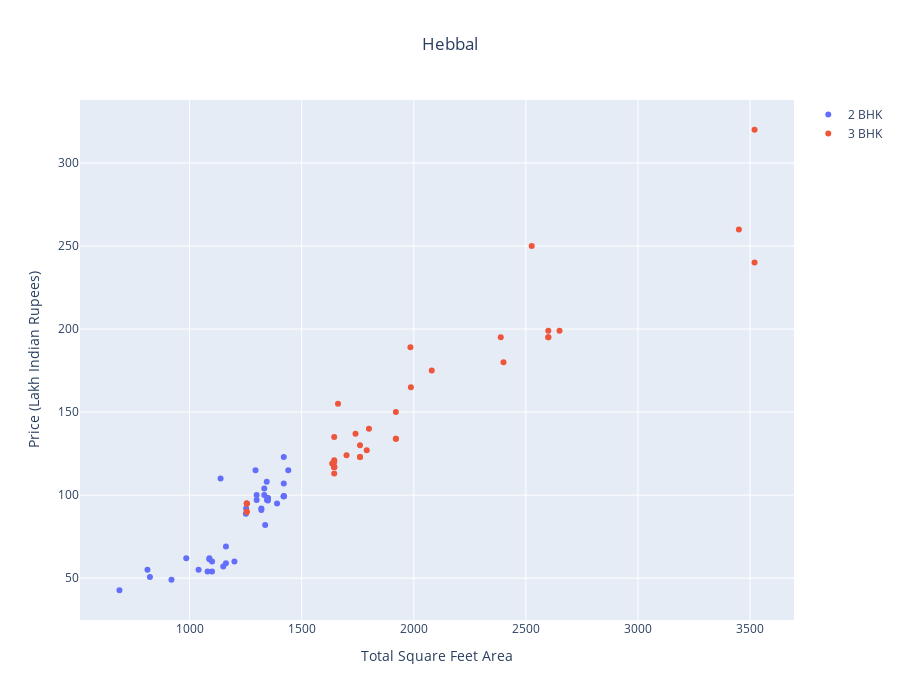

The notebook cell saved with this chart:
### Code cell
plot_scatter_chart(df, "Hebbal")

### Figure 1 — Plotly figure (JSON) as saved in the notebook; plotly's stock layout.template omitted (floating-point values rounded to 4 significant figures)
{"data": [{"mode": "markers", "name": "2 BHK", "type": "scatter", "x": [1349, 1337, 1349, 687, 1080, 812, 823, 1420, 1420, 1420, 1440, 1100, 1420, 1320, 919, 1251, 1088, 1349, 1344, 1138, 1088, 1299, 1200, 1390, 1333, 1333, 1345, 985, 1320, 1040, 1420, 1162, 1100, 1299, 1420, 1252, 1162, 1294, 1150, 1349, 1349], "y": [98.2, 82, 98, 42.72, 54, 55, 50.63, 123, 99.39, 99.39, 115, 54, 107, 92, 49, 88.73, 61.45, 97.8, 108, 110, 62, 100, 60, 95, 100, 104, 97, 62, 91, 55, 99.39, 69, 60, 97, 99.26, 92, 59, 115, 57, 98, 96.8]}, {"mode": "markers", "name": "3 BHK", "type": "scatter", "x": [1760, 1760, 3450, 1920, 1790, 1985, 2526, 1700, 2400, 1645, 2080, 2600, 1645, 1645, 1760, 1645, 1255, 1645, 1636, 1255, 1255, 1255, 1987, 1645, 2650, 1800, 1255, 1645, 2600, 2388, 2600, 1645, 3520, 1645, 1920, 3520, 1920, 1740, 1662], "y": [123, 130, 260, 134, 127, 189, 250, 124, 180, 135, 175, 195, 117, 121, 123, 120, 90, 117, 119, 95, 95, 90, 165, 117, 199, 140, 95, 117, 199, 195, 195, 113, 320, 117, 134, 240, 150, 137, 155]}], "layout": {"height": 700, "title": {"text": "Hebbal", "x": 0.5}, "width": 900, "xaxis": {"title": {"text": "Total Square Feet Area"}}, "yaxis": {"title": {"text": "Price (Lakh Indian Rupees)"}}}}
